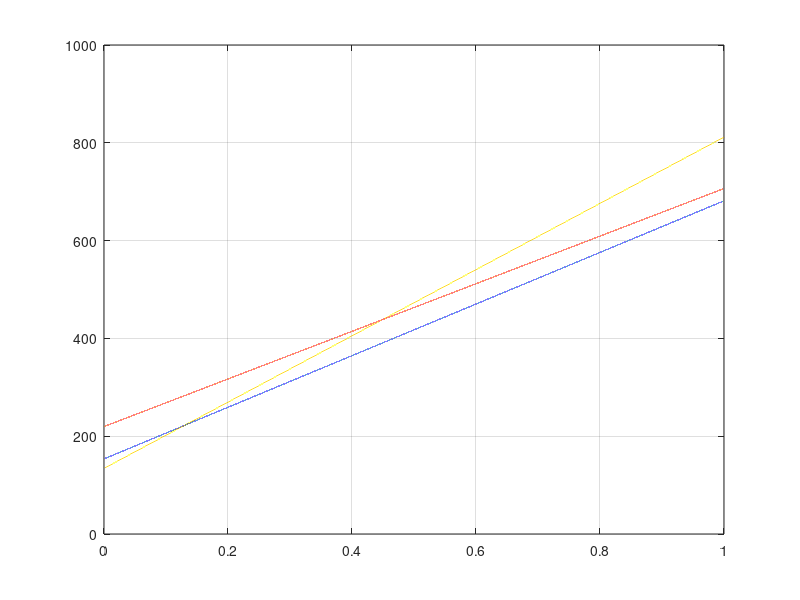

This chart was generated by the following MATLAB code: (Note: this script raises an error after producing the figure.)
clc, clear variables, close all;

load("cordata.mat");

% Divide data up into test restricted by pillar width
test_3d = exp(:,1:15);
test_d1 = exp(:,16:60);
test_d2 = exp(:,61:105);


%plot(test_3d(14).data(:,3),test_3d(14).data(:,1))

extension_vec = linspace(0,1,100000);
 
%Normalization of paramaters

b = 15; % Specimen depth
w = 45; % Specimen width
a = 22; % Crack length at onset
L = w-a; %length of the materials

%% Variation in t
t = [1 2 4];
s = 1;
d = 1;

t_max = max(t);

unit = s + d;
n_unit = L/unit;

M_area_t = t_max*L-floor(n_unit)*s*t;

t_2v = M_area_t(1)/M_area_t(2);
t_4v = M_area_t(1)/M_area_t(3);


%% Variation in s
s = [1 2 4];
t = 1;
d = 1;

s_max = max(s);

unit = s + d;
n_unit = L./unit;

M_area_s = t*L-floor(n_unit).*s.*t;

s_2v = M_area_s(1)/M_area_s(2);
s_4v = M_area_s(1)/M_area_s(3);

%% Variation in d
d = [1 2];
t = 1;
s = 1;

unit = s + d;
n_unit = L./unit;

M_area_d = t*L-floor(n_unit)*s*t;

d_2v = M_area_d(2)/M_area_d(1);

%% 3d linear regression comparison
for i = 1:5
    load = test_3d(i).data(:,1);
    extension = test_3d(i).data(:,3);

    [M,I] = max(load);

    y = load(I-30:I-5);
    x = extension(I-30:I-5);
    

    % Store linear regression coefficients
    alpha_test1(i,[1 2]) = polyfit(x,y,1);

end

% Determine the mean linear regression of the 5 identical tests:
mean_linereg1a = mean(alpha_test1(:,1));
mean_linereg1b = mean(alpha_test1(:,2));


for i = 6:10
    load = test_3d(i).data(:,1);
    extension = test_3d(i).data(:,3);

    [M,I] = max(load);

    y = load(I-30:I-5);
    x = extension(I-30:I-5);
    

    % Store linear regression coefficients
    alpha_test1(i-5,[1 2]) = polyfit(x,y,1);

end

% Determine the mean linear regression of the 5 identical tests:
mean_linereg2a = mean(alpha_test1(:,1))*t_2v;
mean_linereg2b = mean(alpha_test1(:,2));

for i = 11:15
    load = test_3d(i).data(:,1);
    extension = test_3d(i).data(:,3);

    [M,I] = max(load);

    y = load(I-30:I-5);
    x = extension(I-30:I-5);
    

    % Store linear regression coefficients
    alpha_test1(i-10,[1 2]) = polyfit(x,y,1);

end

% Determine the mean linear regression of the 5 identical tests:
mean_linereg3a = mean(alpha_test1(:,1))*t_4v;
mean_linereg3b = mean(alpha_test1(:,2));

% Plot the mean linear regressions for the tests of varying height
plot(extension_vec,mean_linereg1a*extension_vec+mean_linereg1b)
hold on
plot(extension_vec,mean_linereg2a*extension_vec+mean_linereg2b)
plot(extension_vec,mean_linereg3a*extension_vec+mean_linereg3b)
hold off
grid on
title('3D linear regression of the elastic region','Varying pillar height | d=1 [mm] s=1 [mm]')
legend('t = 1[mm] | k = 527.76[N/mm]','t = 2[mm] | k = 420.78[N/mm]','t = 4[mm] | k = 401.40[N/mm]',Location='southeast')
xlabel('Extension [mm]')
ylabel('Load [N]')

%% Test d1 linear regression comparison - Varying height - Spacing = 1
for i = 1:5
    load = test_d1(i).data(:,1);
    extension = test_d1(i).data(:,3);

    [M,I] = max(load);

    y = load(I-30:I-5);
    x = extension(I-30:I-5);
    

    % Store linear regression coefficients
    alpha_test1(i,[1 2]) = polyfit(x,y,1);

end

% Determine the mean linear regression of the 5 identical tests:
mean_linereg1a = mean(alpha_test1(:,1));
mean_linereg1b = mean(alpha_test1(:,2));

for i = 6:10
    load = test_d1(i).data(:,1);
    extension = test_d1(i).data(:,3);

    [M,I] = max(load);

    y = load(I-30:I-5);
    x = extension(I-30:I-5);
    

    % Store linear regression coefficients
    alpha_test1(i-5,[1 2]) = polyfit(x,y,1);

end

% Determine the mean linear regression of the 5 identical tests:
mean_linereg2a = mean(alpha_test1(:,1));
mean_linereg2b = mean(alpha_test1(:,2));

for i = 11:15
    load = test_d1(i).data(:,1);
    extension = test_d1(i).data(:,3);

    [M,I] = max(load);

    y = load(I-30:I-5);
    x = extension(I-30:I-5);
    

    % Store linear regression coefficients
    alpha_test1(i-10,[1 2]) = polyfit(x,y,1);

end

% Determine the mean linear regression of the 5 identical tests:
mean_linereg3a = mean(alpha_test1(:,1));
mean_linereg3b = mean(alpha_test1(:,2));

% Plot the mean linear regressions for the tests of varying height
plot(extension_vec,mean_linereg1a*extension_vec+mean_linereg1b)
hold on
plot(extension_vec,mean_linereg2a*extension_vec+mean_linereg2b)
plot(extension_vec,mean_linereg3a*extension_vec+mean_linereg3b)
hold off
grid on
title('2D linear regression of the elastic region with fixed spacing','Varying pillar height | d=1 [mm] s=1 [mm]')
legend('t = 1[mm] | k = 643.29[N/mm]','t = 2[mm] | k = 559.44[N/mm]','t = 4[mm] | k = 425.06[N/mm]',Location='southeast')
xlabel('Extension [mm]')
ylabel('Load [N]')

%% Test d1 linear regression comparison - Varying height - Spacing = 2
for i = 16:20
    load = test_d1(i).data(:,1);
    extension = test_d1(i).data(:,3);

    [M,I] = max(load);

    y = load(I-30:I-5);
    x = extension(I-30:I-5);
    

    % Store linear regression coefficients
    alpha_test1(i-15,[1 2]) = polyfit(x,y,1);

end

% Determine the mean linear regression of the 5 identical tests:
mean_linereg1a = mean(alpha_test1(:,1));
mean_linereg1b = mean(alpha_test1(:,2));

for i = 21:25
    load = test_d1(i).data(:,1);
    extension = test_d1(i).data(:,3);

    [M,I] = max(load);

    y = load(I-30:I-5);
    x = extension(I-30:I-5);
    

    % Store linear regression coefficients
    alpha_test1(i-20,[1 2]) = polyfit(x,y,1);

end

% Determine the mean linear regression of the 5 identical tests:
mean_linereg2a = mean(alpha_test1(:,1));
mean_linereg2b = mean(alpha_test1(:,2));

for i = 26:30
    load = test_d1(i).data(:,1);
    extension = test_d1(i).data(:,3);

    [M,I] = max(load);

    y = load(I-30:I-5);
    x = extension(I-30:I-5);
    

    % Store linear regression coefficients
    alpha_test1(i-25,[1 2]) = polyfit(x,y,1);

end

% Determine the mean linear regression of the 5 identical tests:
mean_linereg3a = mean(alpha_test1(:,1));
mean_linereg3b = mean(alpha_test1(:,2));

% Plot the mean linear regressions for the tests of varying height
plot(extension_vec,mean_linereg1a*extension_vec+mean_linereg1b)
hold on
plot(extension_vec,mean_linereg2a*extension_vec+mean_linereg2b)
plot(extension_vec,mean_linereg3a*extension_vec+mean_linereg3b)
hold off
grid on
title('2D linear regression of the elastic region','Varying pillar height | d=1 [mm] s=2 [mm]')
legend('t = 1[mm] | k = 124.82[N/mm]','t = 2[mm] | k = 125.68[N/mm]','t = 4[mm] | k = 109.87[N/mm]',Location='southeast')
xlabel('Extension [mm]')
ylabel('Load [N]')

%% Test d1 linear regression comparison - Varying height - Spacing = 4
for i = 31:35
    load = test_d1(i).data(:,1);
    extension = test_d1(i).data(:,3);

    [M,I] = max(load);

    y = load(I-30:I-5);
    x = extension(I-30:I-5);
    

    % Store linear regression coefficients
    alpha_test1(i-30,[1 2]) = polyfit(x,y,1);

end

% Determine the mean linear regression of the 5 identical tests:
mean_linereg1a = mean(alpha_test1(:,1));
mean_linereg1b = mean(alpha_test1(:,2));

for i = 36:40
    load = test_d1(i).data(:,1);
    extension = test_d1(i).data(:,3);

    [M,I] = max(load);

    y = load(I-30:I-5);
    x = extension(I-30:I-5);
    

    % Store linear regression coefficients
    alpha_test1(i-35,[1 2]) = polyfit(x,y,1);

end

% Determine the mean linear regression of the 5 identical tests:
mean_linereg2a = mean(alpha_test1(:,1));
mean_linereg2b = mean(alpha_test1(:,2));

for i = 41:45
    load = test_d1(i).data(:,1);
    extension = test_d1(i).data(:,3);

    [M,I] = max(load);

    y = load(I-30:I-5);
    x = extension(I-30:I-5);
    

    % Store linear regression coefficients
    alpha_test1(i-40,[1 2]) = polyfit(x,y,1);

end

% Determine the mean linear regression of the 5 identical tests:
mean_linereg3a = mean(alpha_test1(:,1));
mean_linereg3b = mean(alpha_test1(:,2));

% Plot the mean linear regressions for the tests of varying height
plot(extension_vec,mean_linereg1a*extension_vec+mean_linereg1b)
hold on
plot(extension_vec,mean_linereg2a*extension_vec+mean_linereg2b)
plot(extension_vec,mean_linereg3a*extension_vec+mean_linereg3b)
hold off
grid on
title('2D linear regression of the elastic region with fixed spacing','Varying pillar height | d=1 [mm] s=4 [mm]')
legend('t = 1[mm] | k = 112.42[N/mm]','t = 2[mm] | k = 112.57[N/mm]','t = 4[mm] | k = 104.41[N/mm]',Location='southeast')
xlabel('Extension [mm]')
ylabel('Load [N]')

%% Test d1 linear regression comparison - Varying spacing
for i = 1:5
    load = test_d1(i).data(:,1);
    extension = test_d1(i).data(:,3);

    [M,I] = max(load);

    y = load(I-30:I-5);
    x = extension(I-30:I-5);
    

    % Store linear regression coefficients
    alpha_test1(i,[1 2]) = polyfit(x,y,1);

end

% Determine the mean linear regression of the 5 identical tests:
mean_linereg1a = mean(alpha_test1(:,1));
mean_linereg1b = mean(alpha_test1(:,2));

for i = 16:20
    load = test_d1(i).data(:,1);
    extension = test_d1(i).data(:,3);

    [M,I] = max(load);

    y = load(I-30:I-5);
    x = extension(I-30:I-5);
    

    % Store linear regression coefficients
    alpha_test1(i-15,[1 2]) = polyfit(x,y,1);

end

% Determine the mean linear regression of the 5 identical tests:
mean_linereg2a = mean(alpha_test1(:,1))*s_2v;
mean_linereg2b = mean(alpha_test1(:,2));

for i = 31:35
    load = test_d1(i).data(:,1);
    extension = test_d1(i).data(:,3);

    [M,I] = max(load);

    y = load(I-30:I-5);
    x = extension(I-30:I-5);
    

    % Store linear regression coefficients
    alpha_test1(i-30,[1 2]) = polyfit(x,y,1);

end

% Determine the mean linear regression of the 5 identical tests:
mean_linereg3a = mean(alpha_test1(:,1))*s_4v;
mean_linereg3b = mean(alpha_test1(:,2));

% Plot the mean linear regressions for the tests of varying height
plot(extension_vec,mean_linereg1a*extension_vec+mean_linereg1b)
hold on
plot(extension_vec,mean_linereg2a*extension_vec+mean_linereg2b)
plot(extension_vec,mean_linereg3a*extension_vec+mean_linereg3b)
hold off
grid on
title('2D linear regression of the elastic region','Varying pillar spacing | d=1 [mm] t=1 [mm]')
legend('s = 1[mm] | k = 326.86[N/mm]','s = 2[mm] | k = 266.29[N/mm]','s = 4[mm] | k = 179.52[N/mm]',Location='southeast')
xlabel('Extension [mm]')
ylabel('Load [N]')

%% Test linear regression comparison - Varying pillar width
for i = 1:5
    load = test_d1(i).data(:,1);
    extension = test_d1(i).data(:,3);

    [M,I] = max(load);

    y = load(I-30:I-5);
    x = extension(I-30:I-5);
    

    % Store linear regression coefficients
    alpha_test1(i,[1 2]) = polyfit(x,y,1);

end

% Determine the mean linear regression of the 5 identical tests:
mean_linereg1a = mean(alpha_test1(:,1))*d_2v;
mean_linereg1b = mean(alpha_test1(:,2));

for i = 1:5
    load = test_d2(i).data(:,1);
    extension = test_d2(i).data(:,3);

    [M,I] = max(load);

    y = load(I-30:I-5);
    x = extension(I-30:I-5);
    

    % Store linear regression coefficients
    alpha_test1(i,[1 2]) = polyfit(x,y,1);

end

% Determine the mean linear regression of the 5 identical tests:
mean_linereg2a = mean(alpha_test1(:,1));
mean_linereg2b = mean(alpha_test1(:,2));


% Plot the mean linear regressions for the tests of varying height
plot(extension_vec,mean_linereg1a*extension_vec+mean_linereg1b)
hold on
plot(extension_vec,mean_linereg2a*extension_vec+mean_linereg2b)
hold off
grid on
title('2D linear regression of the elastic region','Varying pillar spacing | d=1 [mm] t=1 [mm]')
legend('s = 1[mm] | k = 326.86[N/mm]','s = 2[mm] | k = 266.29[N/mm]',Location='southeast')
xlabel('Extension [mm]')
ylabel('Load [N]')